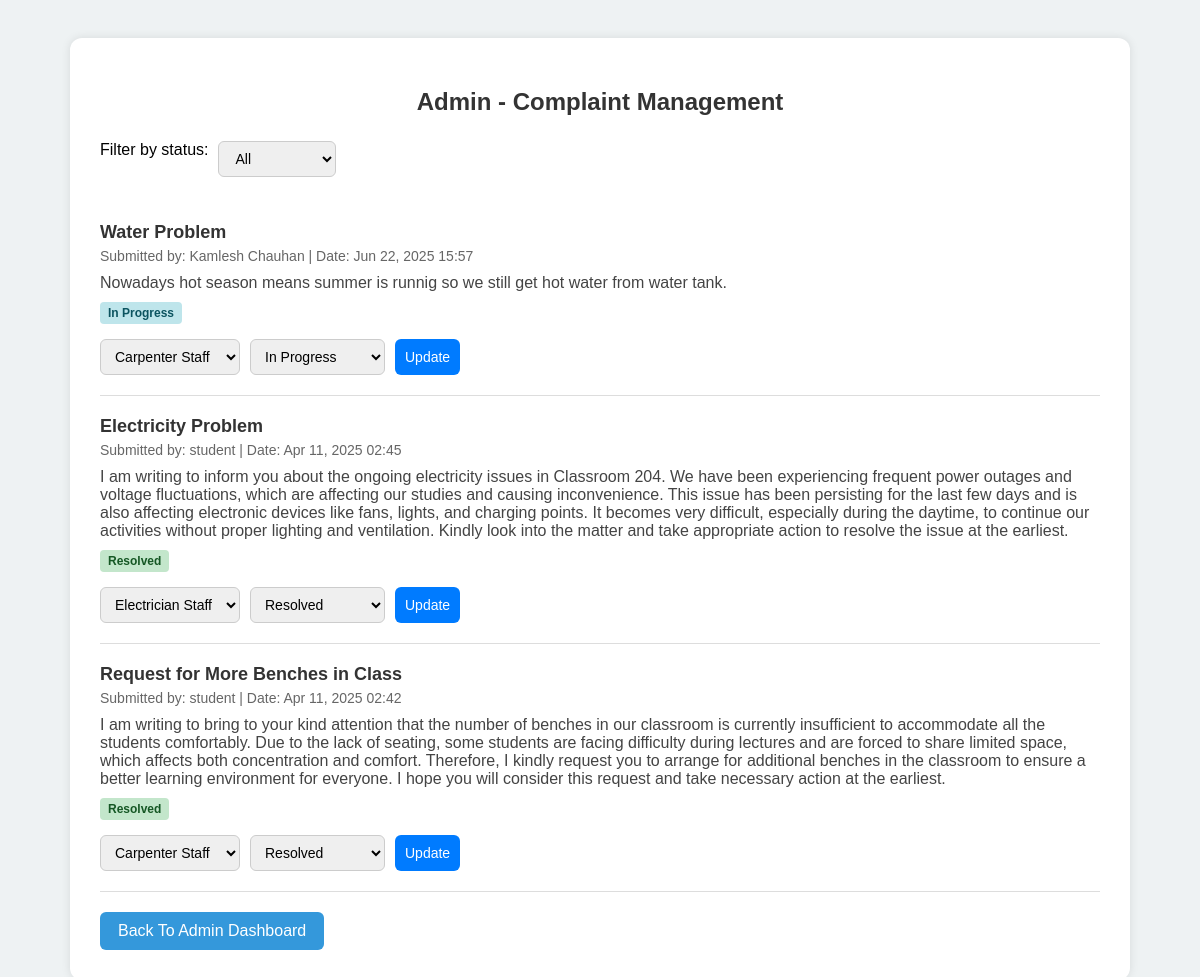
Screenshot of /complaints/admin-dashboard/ (signed in) with the database file from the repository.
### complaints/models.py (models this page shows, shortened)
class Complaint(models.Model):
    STATUS_CHOICES = [
        ('pending', 'Pending'),
        ('in_progress', 'In Progress'),
        ('resolved', 'Resolved'),
    ]
    title = models.CharField(max_length=200)
    description = models.TextField()
    status = models.CharField(max_length=20, choices=STATUS_CHOICES, default='pending')
    submitted_by = models.ForeignKey(User, on_delete=models.CASCADE, related_name='complaints')
    assigned_to = models.ForeignKey(User, null=True, blank=True, on_delete=models.SET_NULL, limit_choices_to={'role': 'staff'}, related_name='assigned_complaints')
    created_at = models.DateTimeField(auto_now_add=True)

### users/models.py (models this page shows, shortened)
class User(models.Model):
    ROLE_CHOICES = (
        ('user', 'User'),
        ('staff', 'Staff'),
        ('admin', 'Admin'),
    )
    name = models.CharField(max_length=100)
    email = models.EmailField(unique=True)
    password = models.CharField(max_length=100)
    role = models.CharField(max_length=10, choices=ROLE_CHOICES, default='user')

### complaints/views.py (the view)
# urls.py: path('admin-dashboard/', views.admin_complaint_list, name='admin_complaints'),
def admin_complaint_list(request):
    if request.session.get('user_role') != 'admin':
        return redirect('login')
    status_filter = request.GET.get('status')
    complaints = Complaint.objects.all().order_by('-created_at')
    if status_filter:
        complaints = complaints.filter(status=status_filter)
    staff_users = User.objects.filter(role='staff')
    return render(request, 'admin_complaints.html', {
        'complaints': complaints,
        'staff_users': staff_users,
        'status_filter': status_filter,
    })

### complaints/templates/admin_complaints.html (shortened to what this page needs)
{% load static %}
<!DOCTYPE html>
<html>
<head>
    <link rel="stylesheet" type="text/css" href="{% static 'css/admin_complaints.css' %}">
</head>
<body>
    <div class="container">
        <h2>Admin - Complaint Management</h2>
        <div class="filter">
            <form method="get">
                <label for="status">Filter by status:</label>
                <select name="status" onchange="this.form.submit()">
                    <option value="">All</option>
                </select>
            </form>
        </div>
        {% for complaint in complaints %}
            <div class="complaint">
                <div class="title">{{ complaint.title }}</div>
                <div class="meta">
                    Submitted by: {{ complaint.submitted_by.name }} |
                    Date: {{ complaint.created_at|date:"M d, Y H:i" }}
                </div>
                <div class="desc">{{ complaint.description }}</div>
                <div class="status {{ complaint.status }}">{{ complaint.get_status_display }}</div>
                <form method="post" action="{% url 'update_complaint' complaint.id %}">
                    <select name="assigned_to">
                        {% for staff in staff_users %}
                            <option value="{{ staff.id }}" {% if complaint.assigned_to == staff %}selected{% endif %}>
                                {{ staff.name }}
                            </option>
                        {% endfor %}
                    </select>
                    <select name="status">
                        <option value="in_progress" {% if complaint.status == 'in_progress' %}selected{% endif %}>In Progress</option>
                        <option value="resolved" {% if complaint.status == 'Resolved' or complaint.status == 'resolved' %}selected{% endif %}>Resolved</option>
                    </select>
                    <button type="submit">Update</button>
                </form>
            </div>
        {% empty %}
            <p>No complaints found.</p>
        {% endfor %}
        <a href="{% url 'admin_dashboard' %}" class="back-link">Back To Admin Dashboard</a>
    </div>
</body>
</html>

### complaints/static/css/admin_complaints.css (style rules this page uses)
body { font-family: Arial, sans-serif; background-color: #eef2f3; padding: 30px; }
.container { max-width: 1000px; margin: auto; background: #fff; padding: 30px; border-radius: 12px; box-shadow: 0 0 10px rgba(0,0,0,0.1); }
h2 { text-align: center; margin-bottom: 25px; color: #333; }
.filter { margin-bottom: 25px; text-align: right; }
.filter select { padding: 8px 12px; border: 1px solid #ccc; border-radius: 6px; }
.complaint { border-bottom: 1px solid #ddd; padding: 20px 0; }
.title { font-weight: bold; font-size: 18px; color: #333; }
.meta { font-size: 14px; color: #666; margin: 5px 0; }
.desc { margin-top: 10px; color: #444; }
.status { display: inline-block; padding: 4px 8px; border-radius: 4px; font-size: 12px; font-weight: bold; margin-top: 10px; }
.in_progress { background-color: #bee5eb; color: #0c5460; }
.resolved { background-color: #c3e6cb; color: #155724; }
.Resolved { background-color: #c3e6cb; color: #155724; }
form { margin-top: 15px; display: flex; flex-wrap: wrap; gap: 10px; }
form select, form button { padding: 8px 10px; font-size: 14px; border-radius: 6px; border: 1px solid #ccc; }
form button { background-color: #007bff; color: white; border: none; cursor: pointer; }
a { color: #007bff; }
.back-link { display: inline-block; margin-top: 20px; padding: 10px 18px; background-color: #3498db; color: white; text-decoration: none; border-radius: 6px; transition: background-color 0.3s; }

### rows the page displays
Complaint: title "Water Problem", submitted_by.name "Kamlesh Chauhan", created_at "Jun 22, 2025 15:57", description "Nowadays hot season means summer is runnig so we still get hot water from water tank.", status "In Progress", assigned_to "Carpenter Staff"
Complaint: title "Electricity Problem", submitted_by.name "student", created_at "Apr 11, 2025 02:45", description "I am writing to inform you about the ongoing electricity issues in Classroom 204. We have been experiencing frequent power outages and voltage fluctuations, which are affecting our studies and causing inconvenience. This issue has been persisting for the last few days and is also affecting electronic devices like fans, lights, and charging points. It becomes very difficult, especially during the daytime, to continue our activities without proper lighting and ventilation. Kindly look into the matter and take appropriate action to resolve the issue at the earliest.", status "Resolved", assigned_to "Electrician Staff"
Complaint: title "Request for More Benches in Class", submitted_by.name "student", created_at "Apr 11, 2025 02:42", description "I am writing to bring to your kind attention that the number of benches in our classroom is currently insufficient to accommodate all the students comfortably. Due to the lack of seating, some students are facing difficulty during lectures and are forced to share limited space, which affects both concentration and comfort. Therefore, I kindly request you to arrange for additional benches in the classroom to ensure a better learning environment for everyone. I hope you will consider this request and take necessary action at the earliest.", status "Resolved", assigned_to "Carpenter Staff"
